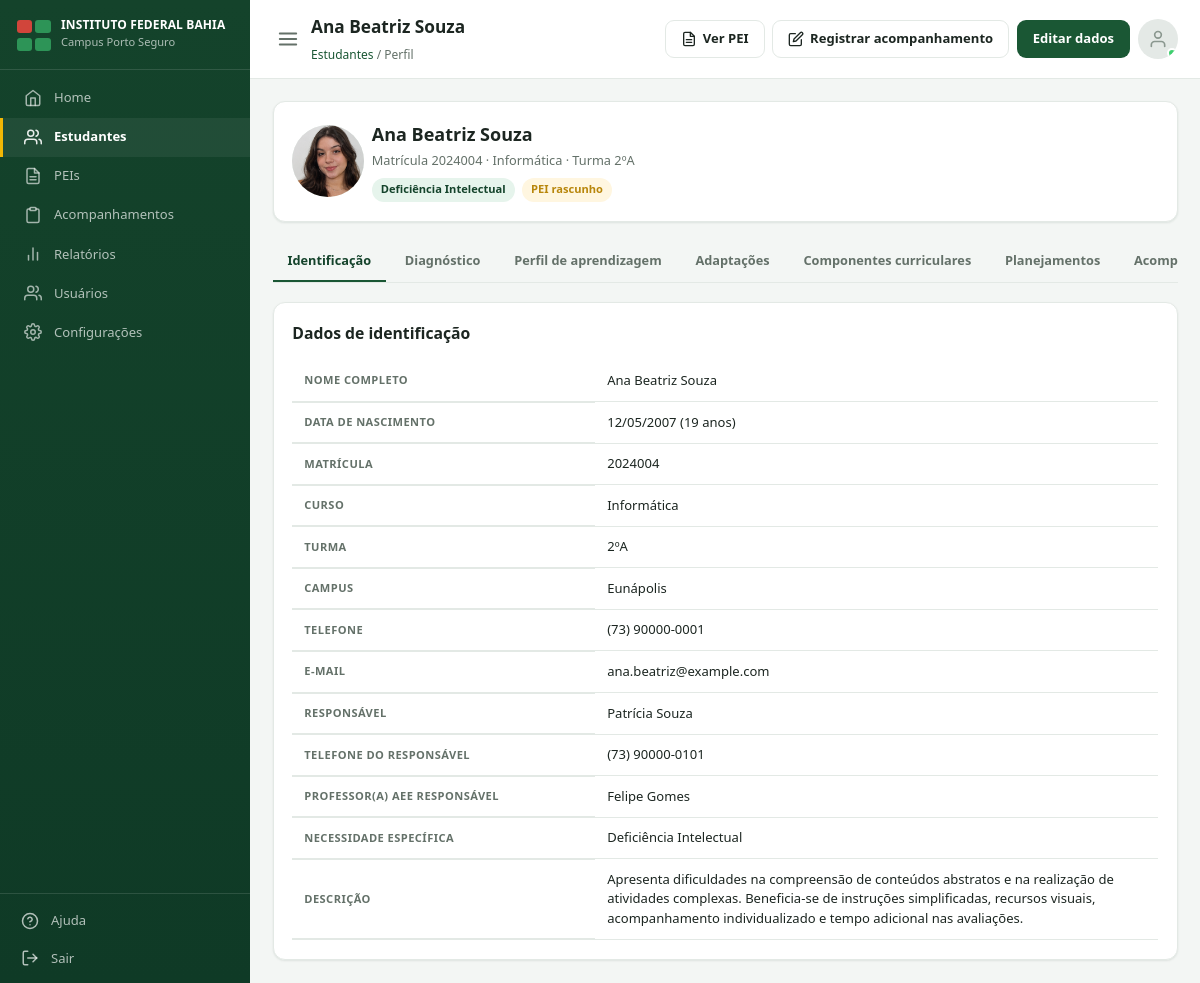
Before: /estudantes/4/ (signed in) with the older database file.
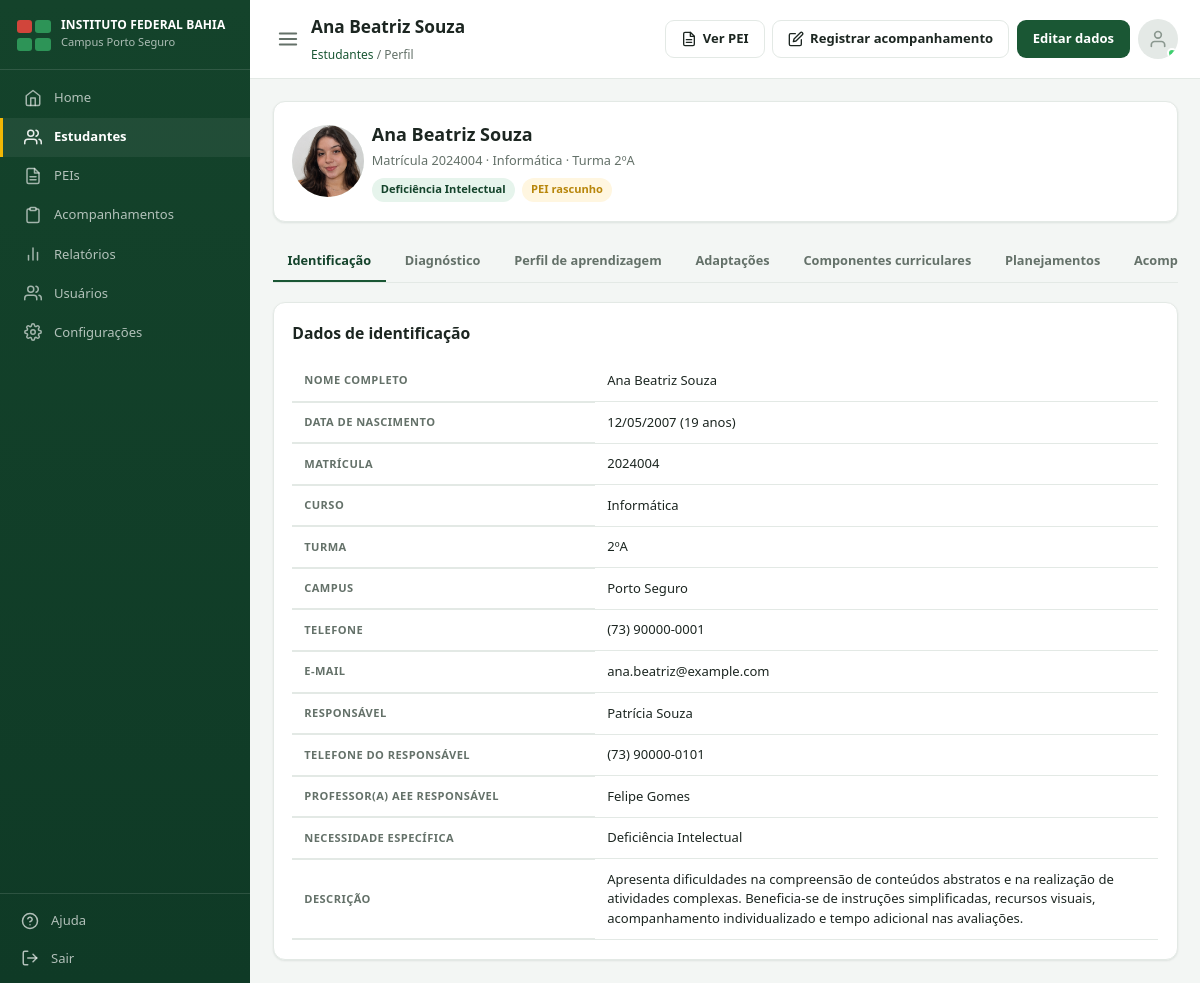
After: the same page with the newer database file.
### estudantes/models.py (models this page shows, shortened)
class Estudante(models.Model):
    class Necessidade(models.TextChoices):
        DEFICIENCIA_INTELECTUAL = 'deficiencia_intelectual', 'Deficiência Intelectual'
        DEFICIENCIA_FISICA = 'deficiencia_fisica', 'Deficiência Física'
        BAIXA_VISAO = 'baixa_visao', 'Baixa Visão'
        CEGUEIRA = 'cegueira', 'Cegueira'
        SURDEZ = 'surdez', 'Surdez/Deficiência Auditiva'
        TEA = 'tea', 'Transtorno do Espectro Autista (TEA)'
        TDAH = 'tdah', 'TDAH'
        ALTAS_HABILIDADES = 'altas_habilidades', 'Altas Habilidades/Superdotação'
        OUTROS = 'outros', 'Outros'
    nome_completo = models.CharField('Nome completo', max_length=150)
    data_nascimento = models.DateField('Data de nascimento', null=True, blank=True)
    matricula = models.CharField('Matrícula', max_length=30, unique=True)
    curso = models.CharField('Curso', max_length=150, blank=True)
    turma = models.CharField('Turma', max_length=50, blank=True)
    campus = models.CharField('Campus', max_length=100, default='Porto Seguro')
    telefone = models.CharField('Telefone do estudante', max_length=20, blank=True)
    email = models.EmailField('E-mail do estudante', blank=True)
    responsavel_nome = models.CharField('Nome do responsável', max_length=150, blank=True)
    responsavel_telefone = models.CharField('Telefone do responsável', max_length=20, blank=True)
    foto = models.ImageField('Foto', upload_to='estudantes/fotos/', null=True, blank=True)
    necessidade_especifica = models.CharField(
        'Necessidade específica', max_length=30, choices=Necessidade.choices,
        default=Necessidade.OUTROS,
    )
    descricao_necessidade = models.TextField('Descrição da necessidade', blank=True)
    professor_responsavel = models.ForeignKey(
        settings.AUTH_USER_MODEL, on_delete=models.SET_NULL, null=True, blank=True,
        related_name='estudantes_responsavel', verbose_name='Professor(a) AEE responsável',
    )
    ativo = models.BooleanField('Ativo', default=True)
    criado_por = models.ForeignKey(
        settings.AUTH_USER_MODEL, on_delete=models.SET_NULL, null=True, blank=True,
        related_name='estudantes_cadastrados',
    )
    criado_em = models.DateTimeField(auto_now_add=True)
    atualizado_em = models.DateTimeField(auto_now=True)
    class Meta:
        verbose_name = 'Estudante'
        verbose_name_plural = 'Estudantes'
        ordering = ['nome_completo']
    @property
    def idade(self):
        if not self.data_nascimento:
            return None
        from datetime import date
        hoje = date.today()
        return hoje.year - self.data_nascimento.year - (
            (hoje.month, hoje.day) < (self.data_nascimento.month, self.data_nascimento.day)
        )

### pei/models.py (models this page shows, shortened)
class PEI(models.Model):
    class Status(models.TextChoices):
        RASCUNHO = 'rascunho', 'Rascunho'
        EM_ELABORACAO = 'em_elaboracao', 'Em elaboração'
        VIGENTE = 'vigente', 'Vigente'
        VENCIDO = 'vencido', 'Vencido'
        CONCLUIDO = 'concluido', 'Concluído'
    estudante = models.OneToOneField(
        'estudantes.Estudante', on_delete=models.CASCADE, related_name='pei',
    )
    status = models.CharField(max_length=20, choices=Status.choices, default=Status.RASCUNHO)
    data_elaboracao = models.DateField('Data de elaboração', default=timezone.localdate)
    data_validade = models.DateField('Válido até', null=True, blank=True)
    responsavel_elaboracao = models.ForeignKey(
        settings.AUTH_USER_MODEL, on_delete=models.SET_NULL, null=True, blank=True,
        related_name='peis_elaborados',
    )
    objetivos_gerais = models.TextField('Objetivos gerais do PEI', blank=True)
    observacoes_gerais = models.TextField('Observações gerais', blank=True)
    criado_em = models.DateTimeField(auto_now_add=True)
    atualizado_em = models.DateTimeField(auto_now=True)
    class Meta:
        verbose_name = 'PEI'
        verbose_name_plural = 'PEIs'
        ordering = ['-atualizado_em']

### accounts/models.py (models this page shows)
class Usuario(AbstractUser):
    class Perfil(models.TextChoices):
        COORDENACAO = 'coordenacao', 'Coordenação CAPNE'
        PROFESSOR = 'professor', 'Professor'
    perfil = models.CharField(
        max_length=20, choices=Perfil.choices, default=Perfil.PROFESSOR,
    )
    registro = models.CharField(
        'Matrícula/SIAPE', max_length=30, blank=True,
    )
    campus = models.CharField(max_length=100, blank=True, default='Porto Seguro')
    telefone = models.CharField(max_length=20, blank=True)
    ativo = models.BooleanField(default=True)
    criado_em = models.DateTimeField(auto_now_add=True)
    class Meta:
        verbose_name = 'Usuário'
        verbose_name_plural = 'Usuários'
        ordering = ['first_name', 'last_name']
    def __str__(self):
        return self.get_full_name() or self.username
    @property
    def is_coordenacao(self):
        return self.perfil == self.Perfil.COORDENACAO

### estudantes/views.py (the view)
# urls.py: path('<int:pk>/', views.estudante_detail, name='detail'),
@login_required
def estudante_detail(request, pk):
    estudante = get_object_or_404(Estudante, pk=pk)
    if not request.user.is_coordenacao and estudante.professor_responsavel_id != request.user.id:
        messages.error(request, 'Você não tem acesso a este estudante.')
        return redirect('estudantes:list')
    tab = request.GET.get('tab', 'identificacao')
    if tab not in TABS:
        tab = 'identificacao'
    diagnostico = getattr(estudante, 'diagnostico', None)
    perfil_aprendizagem = getattr(estudante, 'perfil_aprendizagem', None)
    pei = getattr(estudante, 'pei', None)
    return render(request, 'estudantes/estudante_detail.html', {
        'estudante': estudante,
        'tab': tab,
        'diagnostico': diagnostico,
        'perfil_aprendizagem': perfil_aprendizagem,
        'pei': pei,
        'adaptacoes': estudante.adaptacoes.all(),
        'componentes': estudante.componentes.all(),
        'planejamentos': estudante.planejamentos.all(),
        'acompanhamentos': estudante.acompanhamentos.all()[:20],
    })

### dashboard/templatetags/icons.py (called while the page is built)
@register.simple_tag
def icon(name, size=18, css_class=''):
    path = PATHS.get(name, '')
    extra = f' {css_class}' if css_class else ''
    return mark_safe(
        f'<svg xmlns="http://www.w3.org/2000/svg" width="{size}" height="{size}" viewBox="0 0 24 24" '
        f'fill="none" stroke="currentColor" stroke-width="2" stroke-linecap="round" '
        f'stroke-linejoin="round" class="icon-svg{extra}">{path}</svg>'
    )

### templates/estudantes/estudante_detail.html (shortened to what this page needs)
{% extends 'base.html' %}
{% load icons %}
{% block page_title %}{{ estudante.nome_completo }}{% endblock %}
{% block breadcrumb %}<div class="breadcrumb"><a href="{% url 'estudantes:list' %}">Estudantes</a> / Perfil</div>{% endblock %}
{% block topbar_actions %}
<div class="btn-group">
  <a class="btn btn-outline" href="{% url 'pei:detail' estudante.pk %}">{% icon 'file-text' size=16 %} Ver PEI</a>
  <a class="btn btn-outline" href="{% url 'estudantes:acompanhamento_create' estudante.pk %}">{% icon 'edit' size=16 %} Registrar acompanhamento</a>
  {% if user.is_coordenacao %}
  <a class="btn" href="{% url 'estudantes:update' estudante.pk %}">Editar dados</a>
  {% endif %}
</div>
{% endblock %}
{% block content %}
<div class="card" style="margin-bottom:1.25rem">
  <div class="d-flex align-center gap-2 flex-wrap justify-between">
    <div class="d-flex align-center gap-2">
      <div class="avatar avatar-lg">
        {% if estudante.foto %}<img src="{{ estudante.foto.url }}" alt="">{% else %}{{ estudante.nome_completo|slice:':1' }}{% endif %}
      </div>
      <div>
        <h2 style="margin-bottom:.2rem">{{ estudante.nome_completo }}</h2>
        <div class="text-muted" style="font-size:.85rem">
          Matrícula {{ estudante.matricula }}{% if estudante.curso %} · {{ estudante.curso }}{% endif %}{% if estudante.turma %} · Turma {{ estudante.turma }}{% endif %}
        </div>
        <div class="d-flex gap-2" style="margin-top:.5rem">
          <span class="badge">{{ estudante.get_necessidade_especifica_display }}</span>
          {% if pei %}
            {% if pei.status == 'vigente' %}<span class="badge">PEI vigente</span>
            {% elif pei.status == 'vencido' %}<span class="badge badge-danger">PEI vencido</span>
            {% else %}<span class="badge badge-warning">PEI {{ pei.get_status_display|lower }}</span>{% endif %}
          {% else %}
            <span class="badge badge-muted">PEI não elaborado</span>
          {% endif %}
        </div>
      </div>
    </div>
  </div>
</div>
<div class="tabs">
  <a href="?tab=identificacao" class="{% if tab == 'identificacao' %}active{% endif %}">Identificação</a>
  <a href="?tab=diagnostico" class="{% if tab == 'diagnostico' %}active{% endif %}">Diagnóstico</a>
  <a href="?tab=perfil" class="{% if tab == 'perfil' %}active{% endif %}">Perfil de aprendizagem</a>
  <a href="?tab=adaptacoes" class="{% if tab == 'adaptacoes' %}active{% endif %}">Adaptações</a>
  <a href="?tab=componentes" class="{% if tab == 'componentes' %}active{% endif %}">Componentes curriculares</a>
  <a href="?tab=planejamentos" class="{% if tab == 'planejamentos' %}active{% endif %}">Planejamentos</a>
  <a href="?tab=acompanhamentos" class="{% if tab == 'acompanhamentos' %}active{% endif %}">Acompanhamentos</a>
</div>
{% if tab == 'identificacao' %}
<div class="card">
  <div class="card-header"><h3>Dados de identificação</h3></div>
  <table class="data-table">
    <tr><th style="width:35%">Nome completo</th><td>{{ estudante.nome_completo }}</td></tr>
    <tr><th>Data de nascimento</th><td>{{ estudante.data_nascimento|date:'d/m/Y'|default:'—' }}{% if estudante.idade %} ({{ estudante.idade }} anos){% endif %}</td></tr>
    <tr><th>Matrícula</th><td>{{ estudante.matricula }}</td></tr>
    <tr><th>Curso</th><td>{{ estudante.curso|default:'—' }}</td></tr>
    <tr><th>Turma</th><td>{{ estudante.turma|default:'—' }}</td></tr>
    <tr><th>Campus</th><td>{{ estudante.campus }}</td></tr>
    <tr><th>Telefone</th><td>{{ estudante.telefone|default:'—' }}</td></tr>
    <tr><th>E-mail</th><td>{{ estudante.email|default:'—' }}</td></tr>
    <tr><th>Responsável</th><td>{{ estudante.responsavel_nome|default:'—' }}</td></tr>
    <tr><th>Telefone do responsável</th><td>{{ estudante.responsavel_telefone|default:'—' }}</td></tr>
    <tr><th>Professor(a) AEE responsável</th><td>{{ estudante.professor_responsavel|default:'Não atribuído' }}</td></tr>
    <tr><th>Necessidade específica</th><td>{{ estudante.get_necessidade_especifica_display }}</td></tr>
    <tr><th>Descrição</th><td>{{ estudante.descricao_necessidade|linebreaksbr|default:'—' }}</td></tr>
  </table>
</div>
{% endif %}
{% endblock %}

### templates/base.html (shortened to what this page needs)
{% load static icons %}
<!DOCTYPE html>
<html lang="pt-br">
<head>
<link rel="stylesheet" href="{% static 'css/style.css' %}">
</head>
<body>
<div class="app-shell">
  <aside class="sidebar" id="sidebar">
    <div class="sidebar-brand">
      <div class="logo-grid"><span></span><span></span><span></span><span></span></div>
      <div>
        <strong>Instituto Federal Bahia</strong>
        <span>Campus Porto Seguro</span>
      </div>
    </div>
    <nav class="sidebar-nav">
      <a href="{% url 'dashboard:home' %}" class="{% if request.resolver_match.view_name == 'dashboard:home' %}active{% endif %}">
        {% icon 'home' %} Home
      </a>
      <a href="{% url 'estudantes:list' %}" class="{% if 'estudantes' in request.resolver_match.namespaces %}active{% endif %}">
        {% icon 'users' %} Estudantes
      </a>
      <a href="{% url 'pei:list' %}" class="{% if 'pei' in request.resolver_match.namespaces %}active{% endif %}">
        {% icon 'file-text' %} PEIs
      </a>
      <a href="{% url 'estudantes:acompanhamento_historico' %}" class="{% if request.resolver_match.url_name == 'acompanhamento_historico' %}active{% endif %}">
        {% icon 'clipboard' %} Acompanhamentos
      </a>
      {% if user.is_coordenacao %}
      <a href="{% url 'dashboard:relatorios' %}" class="{% if request.resolver_match.view_name == 'dashboard:relatorios' %}active{% endif %}">
        {% icon 'bar-chart' %} Relatórios
      </a>
      <a href="{% url 'accounts:usuario_list' %}" class="">
        {% icon 'users' %} Usuários
      </a>
      {% endif %}
      <a href="{% url 'accounts:perfil' %}" class="{% if request.resolver_match.url_name == 'perfil' %}active{% endif %}">
        {% icon 'settings' %} Configurações
      </a>
    </nav>
    <div class="sidebar-bottom">
      <a href="{% url 'dashboard:ajuda' %}">{% icon 'help-circle' %} Ajuda</a>
      <form action="{% url 'accounts:logout' %}" method="post">
        <button type="submit">{% icon 'log-out' %} Sair</button>
      </form>
    </div>
  </aside>
  <div class="main">
    <header class="topbar">
      <div class="d-flex align-center gap-2">
        <button class="menu-toggle" id="menuToggle" aria-label="Abrir menu">{% icon 'menu' size=22 %}</button>
        <div>
          <h1>{% block page_title %}Painel{% endblock %}</h1>
          {% block breadcrumb %}{% endblock %}
        </div>
      </div>
      <div class="d-flex align-center gap-2">
        {% block topbar_actions %}{% endblock %}
        <a href="{% url 'accounts:perfil' %}" class="topbar-profile" title="{{ user.get_full_name|default:user.username }} — {{ user.get_perfil_display }}">
          {% icon 'user' size=20 %}
          <span class="status-dot"></span>
        </a>
      </div>
    </header>
    <div class="content">
      {% block content %}{% endblock %}
    </div>
  </div>
</div>
</body>
</html>

Changed rows visible on the page:
changed Estudante "Ana Beatriz Souza": campus "Eunápolis" → "Porto Seguro"
